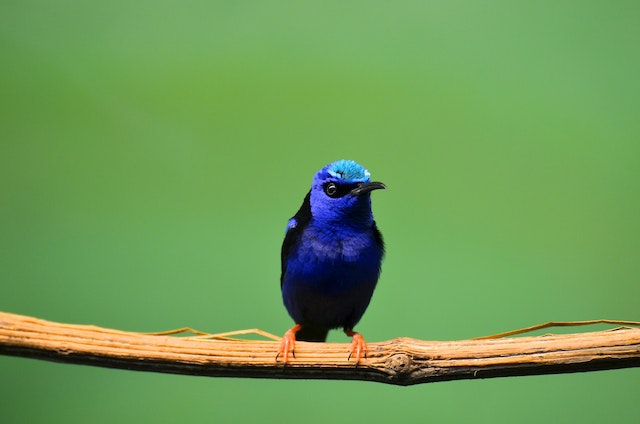
#> input picture Week10/bird.jpg, 640 x 424 px
$ jupyter execute --allow-errors Images-Week10-DSPS.ipynb
#> lines starting #> are read from the running program, lines starting #| are printed output that depends on the picture
# Images - week 10

## recap assignment for downloading images
--> https://api.chucknorris.io/ --> grab a quote
--> download all images from https://en.wikipedia.org/wiki/Chuck_Norris

[cell 1]
import requests
from bs4 import BeautifulSoup

url = "https://api.chucknorris.io/jokes/random"
#> (the rest of this cell did not finish here and is left out)

## computer images
install Pillow-package

[cell 2]
from PIL import ImageColor

print(ImageColor.getcolor('blue', 'RGBA'))
print(ImageColor.getcolor('pink', 'RGBA'))
print(ImageColor.getcolor('magenta', 'RGBA'))
print(ImageColor.getcolor('chocolate', 'RGBA'))

Download the file colours.txt from canvas:
- AliceBlue
- AntiqueWhite
- Aqua
...

and create a csv-file in the following format
- Color,R,G,B,A
- AliceBlue,240,248,255,255
- AntiqueWhite,250,235,215,255

[cell 3]
from PIL import ImageColor

csvfile = open("colours.csv","w")
csvfile.write("Colours,R,G,B,A\n")

#> (the rest of this cell did not finish here and is left out)

## manipulation of images

### Image properties

[cell 4]
from PIL import Image
img = Image.open("bird.jpg")
#> img is the input picture: PIL image 640x424 RGB; mean R, G, B 110.1, 154.3, 86.9
print(img)
#| <PIL.JpegImagePlugin.JpegImageFile image mode=RGB size=640x424 at 0x7F07B3342290>
print(img.height, img.width)
#| 424 640
print(img.size)
#| (640, 424)
width,height = img.size
#> width = 640; height = 424
print(width)
#| 640
print(img.filename)
#| bird.jpg
print(img.format)
#| JPEG
img.show()

#change format
print(img.format_description)
#| JPEG (ISO 10918)
img.save("bird.png")
pngimg = Image.open("bird.png")
print(pngimg.format_description)
#| Portable network graphics
pngimg.show()

### cropping images

[cell 5]
from PIL import Image
#IMPORTANT: CHECK SLIDES FOR CROPPING

img = Image.open("bird.jpg")
img = img.crop((260,150,400,370))
#> img: PIL image 140x220 RGB
img.save("cropped_bird.jpg")
img.show()

### creating image

[cell 6]
from PIL import Image

img = Image.new('RGBA', (100,200), 'rebeccapurple')
#> img: PIL image 100x200 RGBA
img.save('rebeccapurple.png')
img.show()

img = Image.new('RGBA', (20,20))
#> img: PIL image 20x20 RGBA; every value is 0
img.save('transparant.png')
img.show()

img = Image.new('RGBA', (200,200), (0,255,0,100))
#> img: PIL image 200x200 RGBA
img.save('green.png')
img.show()

### copy and paste images

[cell 7]
from PIL import Image
img  = Image.open("bird.jpg")
crop = img.crop((260,150,400,370))

copyimg = img.copy()
copyimg.paste(crop, (0,0))
copyimg.paste(crop, (500,0))
copyimg.paste(crop, (300,100))
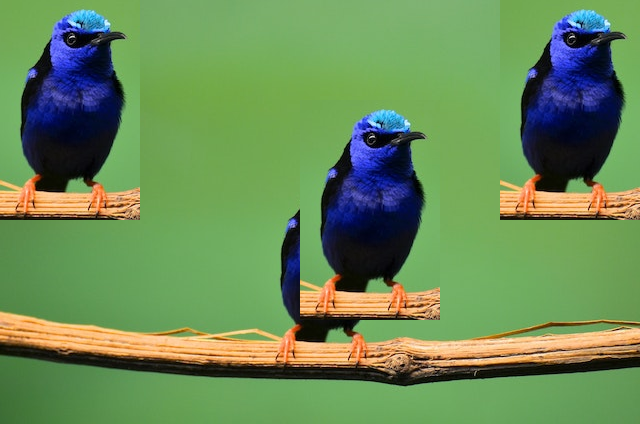
#> copyimg: PIL image 640x424 RGB; mean R, G, B 105.7, 139.6, 86.7
copyimg.save("bird2.jpg")

[cell 8]
#chessboard of little birdies
from PIL import Image
img = Image.new('RGBA', (400,200), "lightblue")
#> img: PIL image 400x200 RGBA
cropped = Image.open("cropped_bird.jpg")
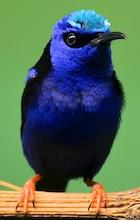
#> cropped: PIL image 140x220 RGB; mean R, G, B 86.3, 106.1, 86.4

copy = cropped.copy()
img.paste(crop, (0,0))
img.save("aliceblue.gif")

img = Image.new('RGBA', (cropped.width*10,cropped.height*10),"white")
#> img: PIL image 1400x2200 RGBA; every value is 255
for i in range(0,10):
    for j in range(0,10):
        if (i+j) % 2 == 0:
            img.paste(copy, (i * cropped.width, j * cropped.height))
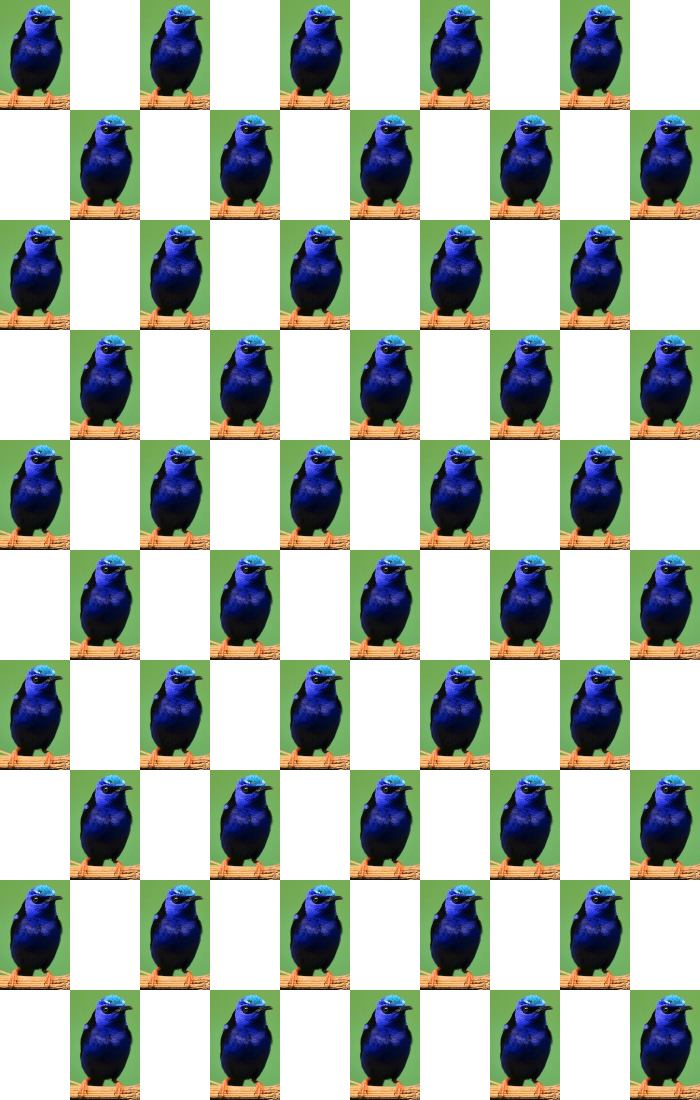
#> img: PIL image 1400x2200 RGBA (shown at 1/2 size); mean R, G, B, A 170.6, 180.5, 170.7, 255

img.save("birdies.gif")

### Transforming images

[cell 9]
from PIL import Image

img = Image.open("bird.jpg")
img.rotate(90).show() #90 to the left
img.rotate(180).show() #180 to the left
img.rotate(-90).show() #90 to the right
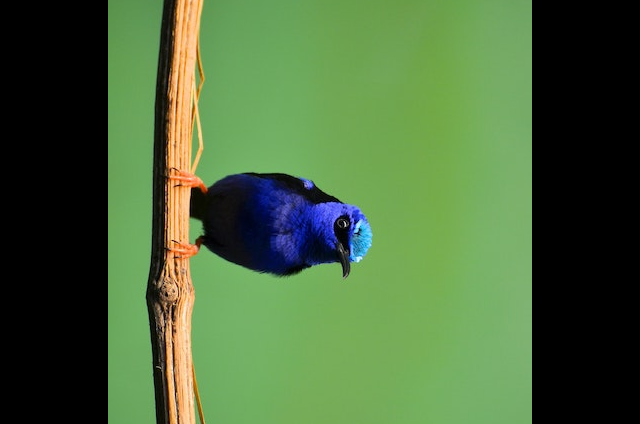
#> shown: PIL image 640x424 RGB; mean R, G, B 73.7, 102.8, 59.2

img.transpose(Image.FLIP_LEFT_RIGHT).show()
img.transpose(Image.FLIP_TOP_BOTTOM).show()
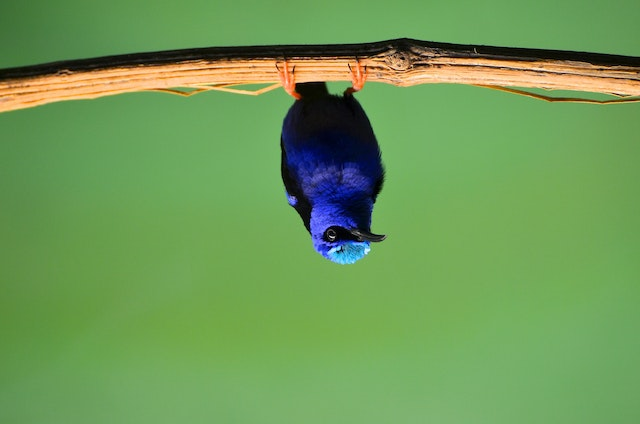
#> shown: PIL image 640x424 RGB; mean R, G, B 110.1, 154.3, 86.9

halfsize = img.resize((int(width/2), int(height/2)))
halfsize.save("halfsize.jpg")

### Looping over images pixel by pixel and intro inversion
play with colours

[cell 10]
from PIL import Image
img = Image.open("cropped_bird.jpg")
for x in range(0,img.width):
    for y in range(0,img.height):
        r,g,b = img.getpixel((x,y))
        inverted = (255-r, 255-g, 255-b)
        img.putpixel((x,y), inverted)
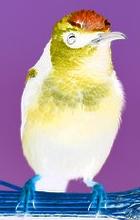
#> img: PIL image 140x220 RGB; mean R, G, B 168.7, 148.9, 168.6

img.save("inverted.png")

[cell 11]
from PIL import Image
img = Image.open("bird.jpg")
red_img = Image.new('RGBA', img.size, "white")
#> red_img: PIL image 640x424 RGBA; every value is 255
without_blue_img = Image.new('RGBA', img.size, "white")

for i in range(0, img.width):
    for j in range(0, img.height):
        pixel = img.getpixel((i,j)) #--> getpixel(x,y) --> provides a list with 3 values (r,g,b)
        red_img.putpixel((i,j), (255,pixel[1], pixel[2]))
        without_blue_img.putpixel((i,j), (pixel[0], pixel[1], 0))
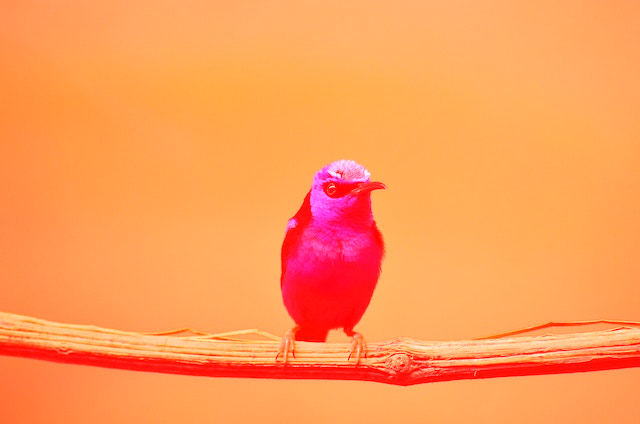
#> red_img: PIL image 640x424 RGBA; mean R, G, B, A 255, 154.3, 86.9, 255
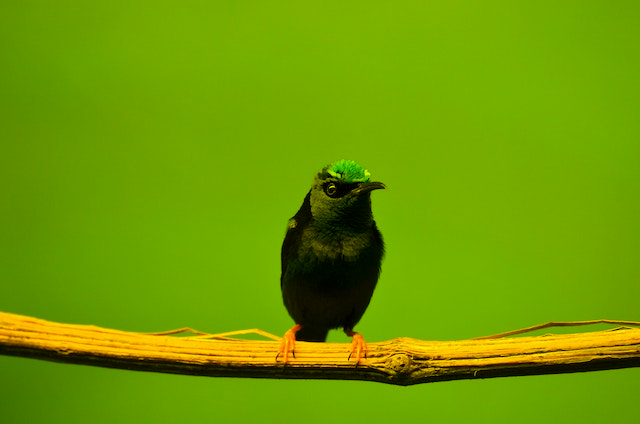
#> without_blue_img: PIL image 640x424 RGBA; mean R, G, B, A 110.1, 154.3, 0, 255

red_img.save("bird_red.gif")
without_blue_img.save("without_blue_bird.png")

### Converting and inverting images

[cell 12]
from PIL import Image
img = Image.open("bird.jpg")
img = img.convert("L")
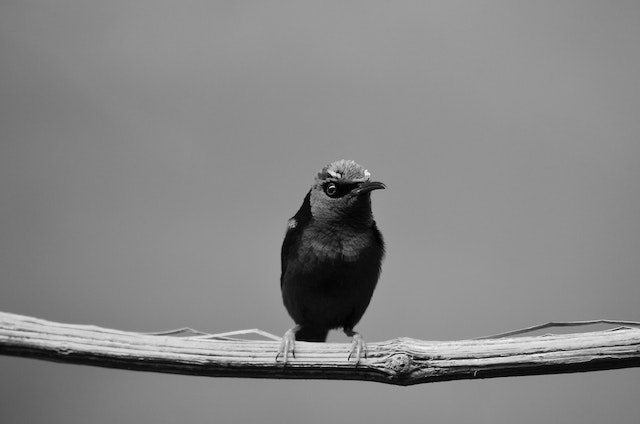
#> img: PIL image 640x424 L; min 0, max 243, mean 133.4
img.show()

[cell 13]
#another way of converting
from PIL import Image, ImageChops
img = Image.open("cropped_bird.jpg")
img = ImageChops.invert(img)
img.show()

## Drawing in python --> on images
figures and text
for text --> don't forget a font-file in your folder

[cell 14]
from PIL import Image, ImageDraw

img = Image.new('RGBA', (200,200), 'white')
#> img: PIL image 200x200 RGBA; every value is 255
draw = ImageDraw.Draw(img)
draw.rectangle((20,30,60,60), fill='blue')
draw.line([(0,0), (199,199)], fill='black')
draw.ellipse((120,30,160,60), fill='red')
draw.polygon(((100,50), (125,75), (150,65), (125,100), (150,125),(100,100),(75,125),(75,100), (50,65), (75,75)),fill ='yellow')
#what a beautiful star!!!

for i in range(100,200,10):
    draw.line([(i,0),(200,i-100)], fill = 'green')

img.save('drawing.png')
img.show()

[cell 15]
from PIL import Image, ImageDraw, ImageFont
import os

img = Image.new('RGBA', (200,200), 'white')
draw = ImageDraw.Draw(img)

draw.text((20,150), 'Hello', fill = 'purple')
fontsFolder = 'FONT_FOLDER' #e.g. '/Library/Fonts'
arialFont = ImageFont.truetype(os.path.join(fontsFolder, 'arial.ttf'), 32)
draw.text((100,150), 'Hello', fill = 'gray', font = arialFont)
img.save('text.png')
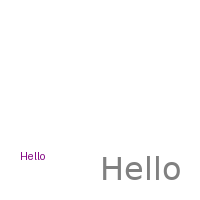
#> saved as text.png: PIL image 200x200 RGBA; mean R, G, B, A 252.9, 252.7, 252.9, 255
img.show()
